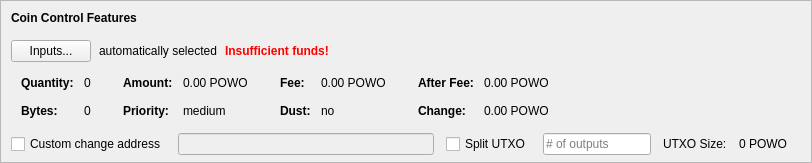
    <widget class="QFrame" name="frameCoinControl">
     <property name="sizePolicy">
      <sizepolicy hsizetype="Expanding" vsizetype="Expanding">
       <horstretch>0</horstretch>
       <verstretch>0</verstretch>
      </sizepolicy>
     </property>
     <property name="maximumSize">
      <size>
       <width>16777215</width>
       <height>16777215</height>
      </size>
     </property>
     <property name="frameShape">
      <enum>QFrame::StyledPanel</enum>
     </property>
     <property name="frameShadow">
      <enum>QFrame::Sunken</enum>
     </property>
     <layout class="QVBoxLayout" name="verticalLayoutCoinControl2">
      <property name="spacing">
       <number>0</number>
      </property>
      <property name="leftMargin">
       <number>0</number>
      </property>
      <property name="topMargin">
       <number>0</number>
      </property>
      <property name="rightMargin">
       <number>0</number>
      </property>
      <property name="bottomMargin">
       <number>6</number>
      </property>
      <item>
       <layout class="QVBoxLayout" name="verticalLayoutCoinControl" stretch="0,0,0,0,1">
        <property name="spacing">
         <number>0</number>
        </property>
        <property name="leftMargin">
         <number>10</number>
        </property>
        <property name="topMargin">
         <number>10</number>
        </property>
        <item>
         <layout class="QHBoxLayout" name="horizontalLayoutCoinControl1">
          <property name="bottomMargin">
           <number>15</number>
          </property>
          <item>
           <widget class="QLabel" name="labelCoinControlFeatures">
            <property name="sizePolicy">
             <sizepolicy hsizetype="Preferred" vsizetype="Maximum">
              <horstretch>0</horstretch>
              <verstretch>0</verstretch>
             </sizepolicy>
            </property>
            <property name="font">
             <font>
              <weight>75</weight>
              <bold>true</bold>
             </font>
            </property>
            <property name="styleSheet">
             <string notr="true">font-weight:bold;</string>
            </property>
            <property name="text">
             <string>Coin Control Features</string>
            </property>
           </widget>
          </item>
         </layout>
        </item>
        <item>
         <layout class="QHBoxLayout" name="horizontalLayoutCoinControl2" stretch="0,0,0,0">
          <property name="spacing">
           <number>8</number>
          </property>
          <property name="bottomMargin">
           <number>10</number>
          </property>
          <item>
           <widget class="QPushButton" name="pushButtonCoinControl">
            <property name="styleSheet">
             <string notr="true"/>
            </property>
            <property name="text">
             <string>Inputs...</string>
            </property>
            <property name="autoDefault">
             <bool>false</bool>
            </property>
           </widget>
          </item>
          <item>
           <widget class="QLabel" name="labelCoinControlAutomaticallySelected">
            <property name="text">
             <string>automatically selected</string>
            </property>
            <property name="margin">
             <number>5</number>
            </property>
           </widget>
          </item>
          <item>
           <widget class="QLabel" name="labelCoinControlInsuffFunds">
            <property name="font">
             <font>
              <weight>75</weight>
              <bold>true</bold>
             </font>
            </property>
            <property name="styleSheet">
             <string notr="true">color:red;font-weight:bold;</string>
            </property>
            <property name="text">
             <string>Insufficient funds!</string>
            </property>
            <property name="margin">
             <number>5</number>
            </property>
           </widget>
          </item>
          <item>
           <spacer name="horizontalSpacerCoinControl">
            <property name="orientation">
             <enum>Qt::Horizontal</enum>
            </property>
            <property name="sizeHint" stdset="0">
             <size>
              <width>40</width>
              <height>1</height>
             </size>
            </property>
           </spacer>
          </item>
         </layout>
        </item>
        <item>
         <widget class="QWidget" name="widgetCoinControl" native="true">
          <property name="sizePolicy">
           <sizepolicy hsizetype="Preferred" vsizetype="Preferred">
            <horstretch>0</horstretch>
            <verstretch>0</verstretch>
           </sizepolicy>
          </property>
          <property name="minimumSize">
           <size>
            <width>0</width>
            <height>0</height>
           </size>
          </property>
          <property name="styleSheet">
           <string notr="true"/>
          </property>
          <layout class="QHBoxLayout" name="horizontalLayoutCoinControl5">
           <property name="leftMargin">
            <number>0</number>
           </property>
           <property name="topMargin">
            <number>0</number>
           </property>
           <property name="rightMargin">
            <number>0</number>
           </property>
           <property name="bottomMargin">
            <number>0</number>
           </property>
           <item>
            <layout class="QHBoxLayout" name="horizontalLayoutCoinControl3" stretch="0,0,0,1">
             <property name="spacing">
              <number>20</number>
             </property>
             <property name="topMargin">
              <number>0</number>
             </property>
             <property name="bottomMargin">
              <number>10</number>
             </property>
             <item>
              <layout class="QFormLayout" name="formLayoutCoinControl1">
               <property name="horizontalSpacing">
                <number>10</number>
               </property>
               <property name="verticalSpacing">
                <number>14</number>
               </property>
               <property name="leftMargin">
                <number>10</number>
               </property>
               <property name="topMargin">
                <number>4</number>
               </property>
               <property name="rightMargin">
                <number>6</number>
               </property>
               <item row="0" column="0">
                <widget class="QLabel" name="labelCoinControlQuantityText">
                 <property name="font">
                  <font>
                   <weight>75</weight>
                   <bold>true</bold>
                  </font>
                 </property>
                 <property name="text">
                  <string>Quantity:</string>
                 </property>
                 <property name="margin">
                  <number>0</number>
                 </property>
                </widget>
               </item>
               <item row="0" column="1">
                <widget class="QLabel" name="labelCoinControlQuantity">
                 <property name="cursor">
                  <cursorShape>IBeamCursor</cursorShape>
                 </property>
                 <property name="contextMenuPolicy">
                  <enum>Qt::ActionsContextMenu</enum>
                 </property>
                 <property name="text">
                  <string notr="true">0</string>
                 </property>
                 <property name="margin">
                  <number>0</number>
                 </property>
                 <property name="textInteractionFlags">
                  <set>Qt::LinksAccessibleByMouse|Qt::TextSelectableByKeyboard|Qt::TextSelectableByMouse</set>
                 </property>
                </widget>
               </item>
               <item row="1" column="0">
                <widget class="QLabel" name="labelCoinControlBytesText">
                 <property name="font">
                  <font>
                   <weight>75</weight>
                   <bold>true</bold>
                  </font>
                 </property>
                 <property name="text">
                  <string>Bytes:</string>
                 </property>
                </widget>
               </item>
               <item row="1" column="1">
                <widget class="QLabel" name="labelCoinControlBytes">
                 <property name="cursor">
                  <cursorShape>IBeamCursor</cursorShape>
                 </property>
                 <property name="contextMenuPolicy">
                  <enum>Qt::ActionsContextMenu</enum>
                 </property>
                 <property name="text">
                  <string notr="true">0</string>
                 </property>
                 <property name="textInteractionFlags">
                  <set>Qt::LinksAccessibleByMouse|Qt::TextSelectableByKeyboard|Qt::TextSelectableByMouse</set>
                 </property>
                </widget>
               </item>
              </layout>
             </item>
             <item>
              <layout class="QFormLayout" name="formLayoutCoinControl2">
               <property name="horizontalSpacing">
                <number>10</number>
               </property>
               <property name="verticalSpacing">
                <number>14</number>
               </property>
               <property name="leftMargin">
                <number>6</number>
               </property>
               <property name="topMargin">
                <number>4</number>
               </property>
               <property name="rightMargin">
                <number>6</number>
               </property>
               <item row="0" column="0">
                <widget class="QLabel" name="labelCoinControlAmountText">
                 <property name="font">
                  <font>
                   <weight>75</weight>
                   <bold>true</bold>
                  </font>
                 </property>
                 <property name="text">
                  <string>Amount:</string>
                 </property>
                 <property name="margin">
                  <number>0</number>
                 </property>
                </widget>
               </item>
               <item row="0" column="1">
                <widget class="QLabel" name="labelCoinControlAmount">
                 <property name="cursor">
                  <cursorShape>IBeamCursor</cursorShape>
                 </property>
                 <property name="contextMenuPolicy">
                  <enum>Qt::ActionsContextMenu</enum>
                 </property>
                 <property name="text">
                  <string notr="true">0.00 POWO</string>
                 </property>
                 <property name="textInteractionFlags">
                  <set>Qt::LinksAccessibleByMouse|Qt::TextSelectableByKeyboard|Qt::TextSelectableByMouse</set>
                 </property>
                </widget>
               </item>
               <item row="1" column="0">
                <widget class="QLabel" name="labelCoinControlPriorityText">
                 <property name="font">
                  <font>
                   <weight>75</weight>
                   <bold>true</bold>
                  </font>
                 </property>
                 <property name="text">
                  <string>Priority:</string>
                 </property>
                </widget>
               </item>
               <item row="1" column="1">
                <widget class="QLabel" name="labelCoinControlPriority">
                 <property name="cursor">
                  <cursorShape>IBeamCursor</cursorShape>
                 </property>
                 <property name="contextMenuPolicy">
                  <enum>Qt::ActionsContextMenu</enum>
                 </property>
                 <property name="text">
                  <string>medium</string>
                 </property>
                 <property name="textInteractionFlags">
                  <set>Qt::LinksAccessibleByMouse|Qt::TextSelectableByKeyboard|Qt::TextSelectableByMouse</set>
                 </property>
                </widget>
               </item>
              </layout>
             </item>
             <item>
              <layout class="QFormLayout" name="formLayoutCoinControl3">
               <property name="horizontalSpacing">
                <number>10</number>
               </property>
               <property name="verticalSpacing">
                <number>14</number>
               </property>
               <property name="leftMargin">
                <number>6</number>
               </property>
               <property name="topMargin">
                <number>4</number>
               </property>
               <property name="rightMargin">
                <number>6</number>
               </property>
               <item row="0" column="0">
                <widget class="QLabel" name="labelCoinControlFeeText">
                 <property name="font">
                  <font>
                   <weight>75</weight>
                   <bold>true</bold>
                  </font>
                 </property>
                 <property name="text">
                  <string>Fee:</string>
                 </property>
                 <property name="margin">
                  <number>0</number>
                 </property>
                </widget>
               </item>
               <item row="0" column="1">
                <widget class="QLabel" name="labelCoinControlFee">
                 <property name="cursor">
                  <cursorShape>IBeamCursor</cursorShape>
                 </property>
                 <property name="contextMenuPolicy">
                  <enum>Qt::ActionsContextMenu</enum>
                 </property>
                 <property name="text">
                  <string notr="true">0.00 POWO</string>
                 </property>
                 <property name="textInteractionFlags">
                  <set>Qt::LinksAccessibleByMouse|Qt::TextSelectableByKeyboard|Qt::TextSelectableByMouse</set>
                 </property>
                </widget>
               </item>
               <item row="1" column="0">
                <widget class="QLabel" name="labelCoinControlLowOutputText">
                 <property name="font">
                  <font>
                   <weight>75</weight>
                   <bold>true</bold>
                  </font>
                 </property>
                 <property name="text">
                  <string>Dust:</string>
                 </property>
                </widget>
               </item>
               <item row="1" column="1">
                <widget class="QLabel" name="labelCoinControlLowOutput">
                 <property name="cursor">
                  <cursorShape>IBeamCursor</cursorShape>
                 </property>
                 <property name="contextMenuPolicy">
                  <enum>Qt::ActionsContextMenu</enum>
                 </property>
                 <property name="text">
                  <string>no</string>
                 </property>
                 <property name="textInteractionFlags">
                  <set>Qt::LinksAccessibleByMouse|Qt::TextSelectableByKeyboard|Qt::TextSelectableByMouse</set>
                 </property>
                </widget>
               </item>
              </layout>
             </item>
             <item>
              <layout class="QFormLayout" name="formLayoutCoinControl4">
               <property name="horizontalSpacing">
                <number>10</number>
               </property>
               <property name="verticalSpacing">
                <number>14</number>
               </property>
               <property name="leftMargin">
                <number>6</number>
               </property>
               <property name="topMargin">
                <number>4</number>
               </property>
               <property name="rightMargin">
                <number>6</number>
               </property>
               <item row="0" column="0">
                <widget class="QLabel" name="labelCoinControlAfterFeeText">
                 <property name="font">
                  <font>
                   <weight>75</weight>
                   <bold>true</bold>
                  </font>
                 </property>
                 <property name="text">
                  <string>After Fee:</string>
                 </property>
                 <property name="margin">
                  <number>0</number>
                 </property>
                </widget>
               </item>
               <item row="0" column="1">
                <widget class="QLabel" name="labelCoinControlAfterFee">
                 <property name="cursor">
                  <cursorShape>IBeamCursor</cursorShape>
                 </property>
                 <property name="contextMenuPolicy">
                  <enum>Qt::ActionsContextMenu</enum>
                 </property>
                 <property name="text">
                  <string notr="true">0.00 POWO</string>
                 </property>
                 <property name="textInteractionFlags">
                  <set>Qt::LinksAccessibleByMouse|Qt::TextSelectableByKeyboard|Qt::TextSelectableByMouse</set>
                 </property>
                </widget>
               </item>
               <item row="1" column="0">
                <widget class="QLabel" name="labelCoinControlChangeText">
                 <property name="font">
                  <font>
                   <weight>75</weight>
                   <bold>true</bold>
                  </font>
                 </property>
                 <property name="text">
                  <string>Change:</string>
                 </property>
                </widget>
               </item>
               <item row="1" column="1">
                <widget class="QLabel" name="labelCoinControlChange">
                 <property name="cursor">
                  <cursorShape>IBeamCursor</cursorShape>
                 </property>
                 <property name="contextMenuPolicy">
                  <enum>Qt::ActionsContextMenu</enum>
                 </property>
                 <property name="text">
                  <string notr="true">0.00 POWO</string>
                 </property>
                 <property name="textInteractionFlags">
                  <set>Qt::LinksAccessibleByMouse|Qt::TextSelectableByKeyboard|Qt::TextSelectableByMouse</set>
                 </property>
                </widget>
               </item>
              </layout>
             </item>
            </layout>
           </item>
          </layout>
         </widget>
        </item>
        <item>
         <layout class="QHBoxLayout" name="horizontalLayoutCoinControl4" stretch="0,0,0,0,0,0,0">
          <property name="spacing">
           <number>12</number>
          </property>
          <property name="sizeConstraint">
           <enum>QLayout::SetDefaultConstraint</enum>
          </property>
          <property name="topMargin">
           <number>5</number>
          </property>
          <property name="rightMargin">
           <number>5</number>
          </property>
          <item>
           <widget class="QCheckBox" name="checkBoxCoinControlChange">
            <property name="toolTip">
             <string>If this is activated, but the change address is empty or invalid, change will be sent to a newly generated address.</string>
            </property>
            <property name="text">
             <string>Custom change address</string>
            </property>
           </widget>
          </item>
          <item>
           <widget class="QValidatedLineEdit" name="lineEditCoinControlChange">
            <property name="enabled">
             <bool>false</bool>
            </property>
            <property name="sizePolicy">
             <sizepolicy hsizetype="Expanding" vsizetype="Fixed">
              <horstretch>0</horstretch>
              <verstretch>0</verstretch>
             </sizepolicy>
            </property>
           </widget>
          </item>
          <item>
           <widget class="QCheckBox" name="splitBlockCheckBox">
            <property name="text">
             <string>Split UTXO</string>
            </property>
           </widget>
          </item>
          <item>
           <widget class="QLineEdit" name="splitBlockLineEdit">
            <property name="sizePolicy">
             <sizepolicy hsizetype="Fixed" vsizetype="Fixed">
              <horstretch>50</horstretch>
              <verstretch>0</verstretch>
             </sizepolicy>
            </property>
            <property name="placeholderText">
             <string># of outputs</string>
            </property>
           </widget>
          </item>
          <item>
           <widget class="QLabel" name="labelBlockSizeText">
            <property name="text">
             <string>UTXO Size:</string>
            </property>
           </widget>
          </item>
          <item>
           <widget class="QLabel" name="labelBlockSize">
            <property name="text">
             <string>0 POWO</string>
            </property>
           </widget>
          </item>
          <item>
           <widget class="QLabel" name="labelCoinControlChangeLabel">
            <property name="sizePolicy">
             <sizepolicy hsizetype="Preferred" vsizetype="Expanding">
              <horstretch>0</horstretch>
              <verstretch>0</verstretch>
             </sizepolicy>
            </property>
            <property name="minimumSize">
             <size>
              <width>0</width>
              <height>0</height>
             </size>
            </property>
            <property name="text">
             <string/>
            </property>
            <property name="margin">
             <number>3</number>
            </property>
           </widget>
          </item>
         </layout>
        </item>
        <item>
         <spacer name="verticalSpacerCoinControl">
          <property name="orientation">
           <enum>Qt::Vertical</enum>
          </property>
          <property name="sizeHint" stdset="0">
           <size>
            <width>800</width>
            <height>1</height>
           </size>
          </property>
         </spacer>
        </item>
       </layout>
      </item>
     </layout>
    </widget>
